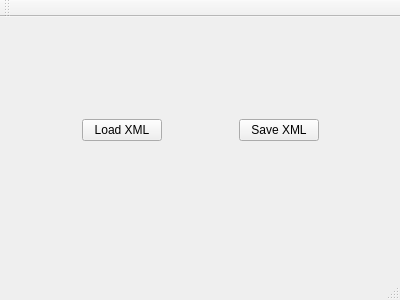
<?xml version="1.0" encoding="UTF-8"?>
<ui version="4.0">
 <class>MainWindow</class>
 <widget class="QMainWindow" name="MainWindow">
  <property name="geometry">
   <rect>
    <x>0</x>
    <y>0</y>
    <width>400</width>
    <height>300</height>
   </rect>
  </property>
  <property name="windowTitle">
   <string>MainWindow</string>
  </property>
  <widget class="QWidget" name="centralWidget">
   <widget class="QWidget" name="verticalLayoutWidget">
    <property name="geometry">
     <rect>
      <x>0</x>
      <y>0</y>
      <width>401</width>
      <height>241</height>
     </rect>
    </property>
    <layout class="QVBoxLayout" name="verticalLayout">
     <item>
      <spacer name="verticalSpacer_2">
       <property name="orientation">
        <enum>Qt::Vertical</enum>
       </property>
       <property name="sizeHint" stdset="0">
        <size>
         <width>20</width>
         <height>40</height>
        </size>
       </property>
      </spacer>
     </item>
     <item>
      <layout class="QHBoxLayout" name="horizontalLayout">
       <property name="bottomMargin">
        <number>15</number>
       </property>
       <item>
        <spacer name="horizontalSpacer_2">
         <property name="orientation">
          <enum>Qt::Horizontal</enum>
         </property>
         <property name="sizeHint" stdset="0">
          <size>
           <width>40</width>
           <height>20</height>
          </size>
         </property>
        </spacer>
       </item>
       <item>
        <widget class="QPushButton" name="loadXmlButton">
         <property name="sizePolicy">
          <sizepolicy hsizetype="Fixed" vsizetype="Fixed">
           <horstretch>0</horstretch>
           <verstretch>0</verstretch>
          </sizepolicy>
         </property>
         <property name="text">
          <string>Load XML</string>
         </property>
        </widget>
       </item>
       <item>
        <spacer name="horizontalSpacer">
         <property name="orientation">
          <enum>Qt::Horizontal</enum>
         </property>
         <property name="sizeHint" stdset="0">
          <size>
           <width>40</width>
           <height>20</height>
          </size>
         </property>
        </spacer>
       </item>
       <item>
        <widget class="QPushButton" name="saveXmlButton">
         <property name="text">
          <string>Save XML</string>
         </property>
        </widget>
       </item>
       <item>
        <spacer name="horizontalSpacer_3">
         <property name="orientation">
          <enum>Qt::Horizontal</enum>
         </property>
         <property name="sizeHint" stdset="0">
          <size>
           <width>40</width>
           <height>20</height>
          </size>
         </property>
        </spacer>
       </item>
      </layout>
     </item>
     <item>
      <spacer name="verticalSpacer">
       <property name="orientation">
        <enum>Qt::Vertical</enum>
       </property>
       <property name="sizeHint" stdset="0">
        <size>
         <width>20</width>
         <height>40</height>
        </size>
       </property>
      </spacer>
     </item>
    </layout>
   </widget>
  </widget>
  <widget class="QMenuBar" name="menuBar">
   <property name="geometry">
    <rect>
     <x>0</x>
     <y>0</y>
     <width>400</width>
     <height>19</height>
    </rect>
   </property>
  </widget>
  <widget class="QToolBar" name="mainToolBar">
   <attribute name="toolBarArea">
    <enum>TopToolBarArea</enum>
   </attribute>
   <attribute name="toolBarBreak">
    <bool>false</bool>
   </attribute>
  </widget>
  <widget class="QStatusBar" name="statusBar"/>
 </widget>
 <layoutdefault spacing="6" margin="11"/>
 <resources/>
 <connections/>
</ui>
